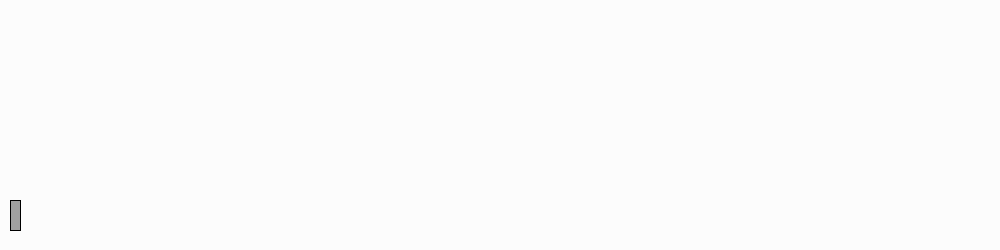
Frame 1 (no input)
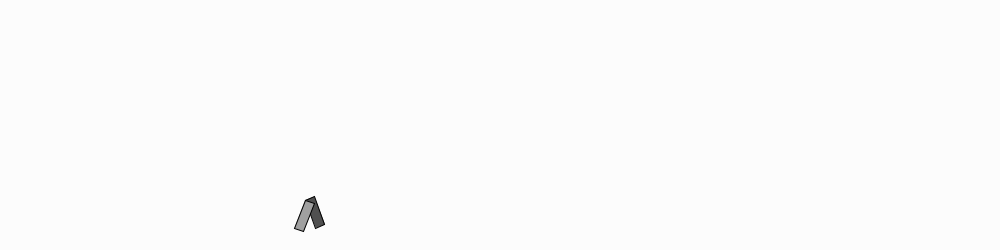
Frame 60 (the mouse pressed at the canvas centre just before this capture)
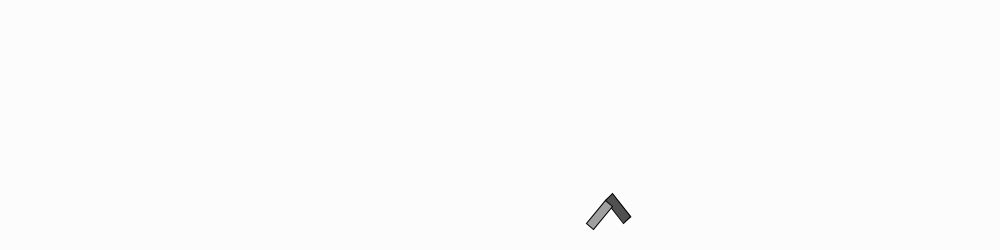
Frame 120 (the mouse held since frame 60 and released just before this capture)

The Processing sketch that drew these frames (run headless with seeded random() and noise(); from frame 60 on, the mouse is pressed at the canvas centre):

// Processing sketch: Walking_legs
// ── Walking_legs.pde

int Angle = 0;
int Change = -3;
final int LimitA = -50;

int Angle2 = 0;
int Change2 = 3;
final int LimitB = 50;

int legs = 10;

void setup()
{
  size(1000, 250);
  frameRate(30);
  smooth();
  background(252);
}


void draw()
{
  background(252);
  pushMatrix();
  translate(legs, 200);
  legs += 5;
  LegLeft();
  LegRight();

  Angle += Change;
  if (Angle < LimitA || Angle > 50)
  {
    Change = -Change;
    Angle += Change;
  }
  popMatrix();
}
void LegLeft()
{
  pushMatrix();
  rotate(radians(-Angle));
  fill(80);
  rect(0, 0, 10, 30);
  popMatrix();
}

void LegRight()
{
  pushMatrix();
  rotate(radians(Angle));
  fill(160);
  rect(0, 0, 10, 30);
  popMatrix();
}
